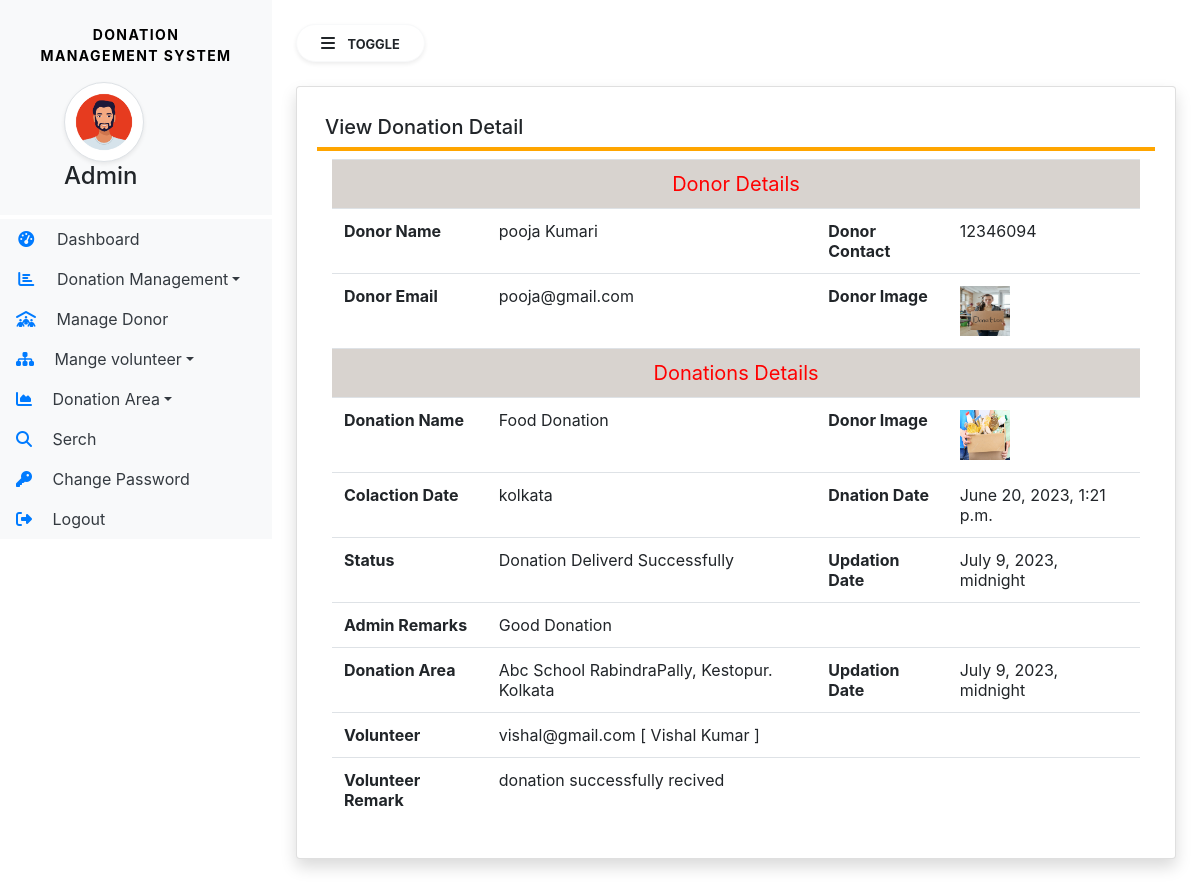
Page /accepted_donation_details/1 (signed in) on the committed database.
### Donation/models.py (models this page shows, shortened)
class Donation(models.Model):
    donor = models.ForeignKey(Donor, on_delete=models.SET_NULL, null=True)
    donationName = models.CharField(max_length=100, null=True)
    donationpic = models.FileField(null=True)
    colloctionloc = models.CharField(max_length=50, null=True)
    description = models.CharField(max_length=300, null=True)
    status = models.CharField(max_length=50)
    donationdate = models.DateTimeField(auto_now_add=True)
    adminRemarks = models.CharField(max_length=300, null=True)
    volunteer = models.ForeignKey(Volunteer, on_delete=models.SET_NULL, null=True)
    donationArea = models.ForeignKey(DonationArea, on_delete=models.CASCADE, null=True)
    volunteerRemarks = models.CharField(max_length=300, null=True)
    updationDate = models.DateTimeField(null=True)

class Donor(models.Model):
    user = models.ForeignKey(User,on_delete=models.CASCADE)
    contact = models.CharField(max_length=15,null=True)
    address = models.CharField(max_length=300,null=True)
    userpic = models.FileField(null=True)
    regdate = models.DateTimeField(auto_now=True)

class DonationArea(models.Model):
   areaname = models.CharField(max_length=200,null=True)
   description = models.CharField(max_length=300,null = True)
   creationdate = models.DateTimeField(auto_now_add=True)

class Volunteer(models.Model):
    user = models.ForeignKey(User,on_delete=models.CASCADE)
    contact = models.CharField(max_length=15,null=True)
    address = models.CharField(max_length=300,null=True)
    userpic = models.FileField(null=True)
    idpic = models.FileField(null=True)
    status = models.CharField(max_length=20)
    aboutme = models.CharField(max_length=300,null=True)
    regdate = models.DateTimeField(auto_now=True)
    adminremark = models.CharField(max_length=300,null=True)
    updationdate = models.DateField(null=True)

### Donation/views.py (the view, shortened to what this page needs)
# urls.py: path('accepted_donation_details/<int:pid>', views.accepted_donation_details, name='accepted_donation_details'),
def accepted_donation_details(request, pid):
    if not request.user.is_authenticated:
        return redirect('donor_login')
    donation = Donation.objects.get(id=pid)
    donationarea = DonationArea.objects.all()
    volunteer = Volunteer.objects.all()
    return render(request, 'admin/accepted_donation_details.html', locals())

### Donation/templates/admin/accepted_donation_details.html (shortened to what this page needs)
{% extends 'admin/admin_sidebar.html' %}
{% block main %}
<div class="card shadow">
    <div class="card-body">
        <h5 class="p-2" style="border-bottom: 4px solid orange;">View Donation Detail</h5>
        <div class="container-fluid">
            <table class="table table-hover">
                <tr align="center" style="background-color: rgb(216, 211, 207);">
                    <td colspan="4" style="font-size : 20px; color:red;">Donor Details</td>
                </tr>
                <tr>
                    <th>Donor Name</th>
                    <td>{{donation.donor.user.first_name}} {{donation.donor.user.last_name}}</td>
                    <th> Donor Contact</th>
                    <td>{{donation.donor.contact}}</td>
                </tr>
                <tr>
                    <th>Donor Email</th>
                    <td>{{donation.donor.user.username}}</td>
                    <th> Donor Image</th>
                    <td><img src="{{donation.donor.userpic.url}}" width="50px" height="50px"></td>
                </tr>
                <tr align="center" style="background-color: rgb(216, 211, 207);">
                    <td colspan="4" style="font-size : 20px; color:red;">Donations Details</td>
                </tr>
                <tr>
                    <th>Donation Name</th>
                    <td>{{donation.donationName}}</td>
                    <th> Donor Image</th>
                    <td><img src="{{donation.donationpic.url}}" width="50px" height="50px"></td>
                </tr>
                <tr>
                    <th>Colaction Date</th>
                    <td>{{donation.colloctionloc}}</td>
                    <th> Dnation Date</th>
                    <td>{{donation.donationdate}}</td>
                </tr>
                <tr>
                    <th>Status</th>
                    <td style="text-transform: capitalize;">{{donation.status}}</td>
                    <th>Updation Date</th>
                    <td>{{ donation.updationDate}}</td>
                </tr>
                <tr>
                    <th>Admin Remarks</th>
                    <td colspan="3">{{donation.adminRemarks}}</td>
                </tr>
                {% if not donation.volunteer %}
                <form method="post">
                    {% csrf_token %}
                    <tr>
                        <th>Select Donation Distribution Area</th>
                        <td colspan="3">
                            <select name="donationareaid" class="form-control" required>
                                {% for i in donationarea%}
                                <option value="{{i.id}}">{{i.areaname}}</option>
                                {% endfor %}
                            </select>
                        </td>
                    </tr>
                    <tr>
                        <th>Select Volunteer</th>
                        <td colspan="3">
                            <select name="volunteerid" class="form-control" required>
                                {% for i in volunteer %}
                                <option value="{{i.id}}">{{i.user.username}} [ {{i.user.first_name}} {{i.user.last_name}} ]</option>
                                 {% endfor %}
                            </select>
                        </td>
                    </tr>
                    <tr>
                        <th></th>
                        <td onclose="3">
                            <button type="submit" class="btn btn-primary">Update <i
                                    class="fa fa-arrow-circle-right"></i></button>
                        </td>
                    </tr>
                </form>
                {% else %}
                <tr>
                    <th>Donation Area</th>
                    <td style="text-transform: capitalize;">{{donation.donationArea.areaname}}</td>
                    <th>Updation Date</th>
                    <td>{{ donation.updationDate}}</td>
                </tr>
                <tr>
                    <th>Volunteer</th>
                    <td colspan="3">{{donation.volunteer.user.username}} [ {{donation.volunteer.user.first_name}} {{donation.volunteer.user.last_name}} ]</td>
                </tr>
                {% endif %}
                {% if not donation.volunteerRemarks %}
                <tr>
                    <th>Volunteer Remark </th>
                    <td colspan="3">Not Update Yet</td>
                </tr>
                {% else %}
                <tr>
                    <th>Volunteer Remark </th>
                    <td colspan="3">{{donation.volunteerRemarks}}</td>
                </tr>
                {% endif %}
            </table>
        </div>
    </div>
</div>
{% endblock %}

### Donation/static/css/sidebar.css (style rules this page uses)
body { background-color: #426575; min-height:100vh; }

### rows in the picture
Donation: donor.user.first_name "pooja", donor.user.last_name "Kumari", donor.contact "12346094", donor.user.username "pooja@gmail.com", donor.userpic (picture), donationName "Food Donation", donationpic (picture), colloctionloc "kolkata", donationdate "June 20, 2023, 1:21 p.m.", status "Donation Deliverd Successfully", updationDate "July 9, 2023, midnight", adminRemarks "Good Donation", donationArea.areaname "Abc School RabindraPally, Kestopur. Kolkata", volunteer.user.username "vishal@gmail.com", volunteer.user.first_name "Vishal", volunteer.user.last_name "Kumar", volunteerRemarks "donation successfully recived"
